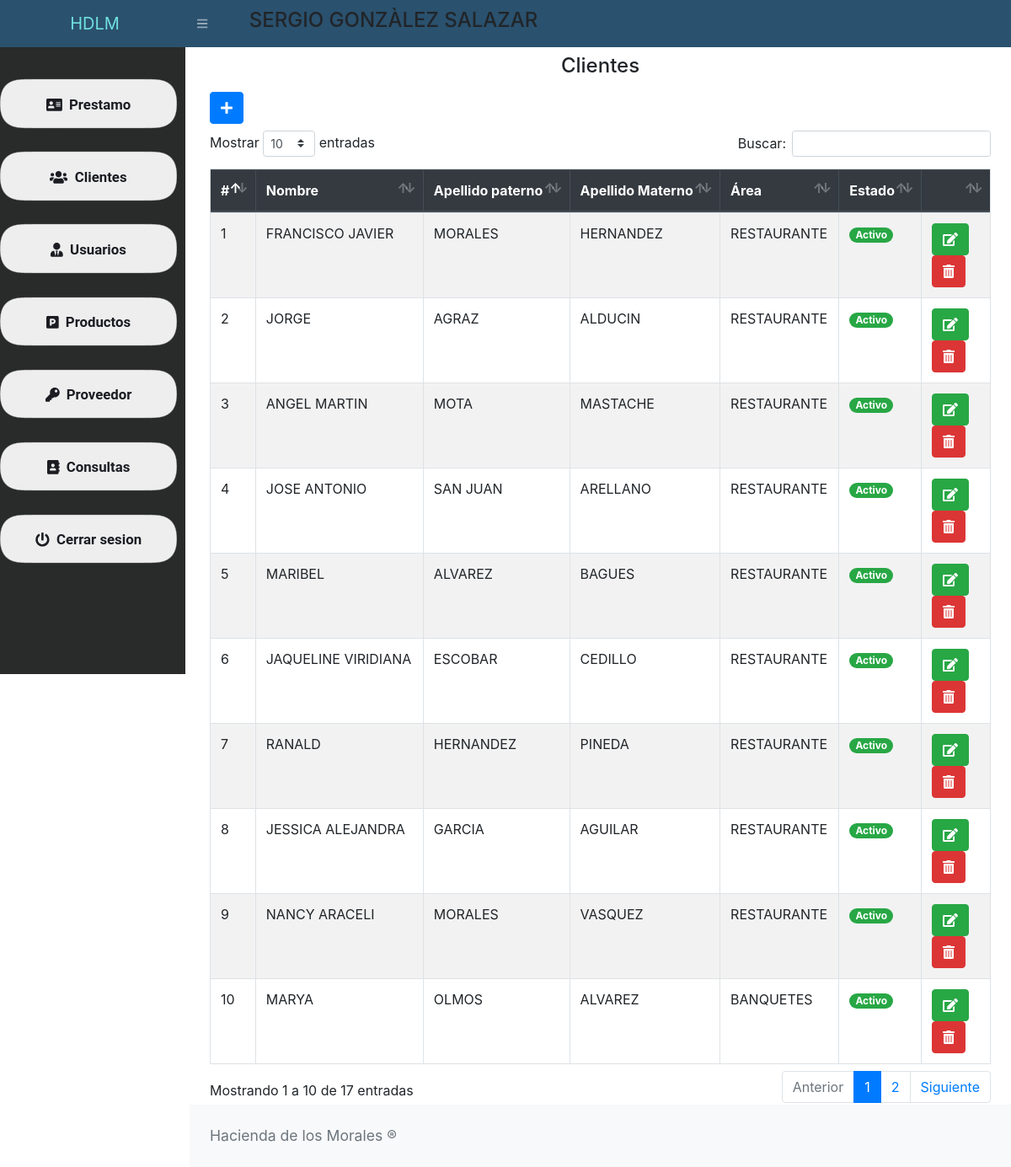
The app's page /src/clientes.php (signed in) with its own data.
### tables this page shows
CREATE TABLE cat_cliente(
id_cliente INT NOT NULL PRIMARY KEY AUTO_INCREMENT,
nombre CHAR(30) NOT NULL,
apellidoP CHAR(30) NOT NULL,
apellidoM CHAR(30) NOT NULL,
telefono BIGINT NOT NULL,
id_area INT NOT NULL,
estatus INT NOT NULL DEFAULT 1,
FOREIGN KEY (id_area) REFERENCES cat_area(id_area)
);

CREATE TABLE cat_area(
id_area INT NOT NULL PRIMARY KEY ,
descripcion VARCHAR(25)NOT NULL,
estatus INT NOT NULL);

### src/clientes.php (the view, shortened to what this page needs)
<?php include_once "includes/header.php";
?>
<div class="form-group">
            <h4 class="text-center">Clientes</h4>
        </div>
<button class="btn btn-primary mb-2" type="button" data-toggle="modal" data-target="#nuevo_cliente"><i class="fas fa-plus"></i></button>
<div class="table-responsive">
    <table class="table table-striped table-bordered" id="tbl">
        <thead class="thead-dark">
            <tr>
                <th>#</th>
                <th>Nombre</th>
                <th>Apellido paterno</th>
                <th>Apellido Materno</th>
                <th>Área</th>
                <th>Estado</th>
                <th></th>
            </tr>
        </thead>
        <tbody>
            <?php
            include "../conexion.php";
            $query = mysqli_query($conexion, "SELECT a.id_cliente, a.nombre, a.apellidoP,a.apellidoM, a.telefono, b.descripcion, a.estatus
            FROM cat_cliente a,
                 cat_area b
           WHERE a.id_area = b.id_area
           AND a.id_cliente = id_cliente");
            $result = mysqli_num_rows($query);
            if ($result > 0) {
                while ($data = mysqli_fetch_assoc($query)) {
                    if ($data['estatus'] == 1) {
                        $estado = '<span class="badge badge-pill badge-success">Activo</span>';
                    } else {
                        $estado = '<span class="badge badge-pill badge-danger">Inactivo</span>';
                    }
            ?>
                    <tr>
                        <td><?php echo $data['id_cliente']; ?></td>
                        <td><?php echo $data['nombre']; ?></td>
                        <td><?php echo $data['apellidoP']; ?></td>
                        <td><?php echo $data['apellidoM']; ?></td>
                        <td><?php echo $data['descripcion']; ?></td>
                        <td><?php echo $estado; ?></td>
                        <td>
                            <?php if ($data['estatus'] == 1) { ?>
                                <a href="editar_cliente.php?id=<?php echo $data['id_cliente']; ?>" class="btn btn-success"><i class='fas fa-edit'></i></a>
                                <form action="eliminar_cliente.php?id=<?php echo $data['id_cliente']; ?>" method="post" class="confirmar d-inline">
                                <button class="btn btn-danger" type="submit"><i class='fas fa-trash-alt'></i> </button>
                                </form>
                            <?php } ?>
                        </td>
                    </tr>
            <?php }
            } ?>
        </tbody>
    </table>
</div>
<?php include_once "includes/footer.php"; ?>

### src/includes/header.php (shortened to what this page needs)
<!DOCTYPE html>
<html lang="en">
<head>
    <link href="../assets/css/stYLE.css" rel="stylesheet" />
    <link href="../assets/css/dataTables.bootstrap4.min.css" rel="stylesheet" />
    <link rel="stylesheet" href="../assets/js/jquery-ui/jquery-ui.min.css">
</head>
<body class="sb-nav-fixed">
    <nav class="sb-topnav navbar navbar-expand navbar-dark bg-dark">
       <center> <a class="navbar-brand" href="index.php">HDLM   </a> </center>
        <button class="btn btn-link btn-sm order-1 order-lg-0" id="sidebarToggle" href="#"><i class="fas fa-bars"></i></button>
    &nbsp; &nbsp; &nbsp; &nbsp; &nbsp; <h4>     <?php echo $_SESSION['nombre'];?> <?php echo $_SESSION['apellidoP'];?> <?php echo $_SESSION['apellidoM'];?> </h4>
    </nav>
    <div id="layoutSidenav">
        <div id="layoutSidenav_nav">
            <nav class="sb-sidenav accordion sb-sidenav-dark" id="sidenavAccordion">
                <div class="sb-sidenav-menu">
                    <div class="nav">
<br>
<div  class="wrapper" >
    <a class="button" href="prestamo.php" color=green>
<i class="fas fa-regular fa-address-card"></i>&nbsp
Prestamo</a>
</div>
<div class="wrapper">
<a class="button"  href="clientes.php">
<i class="fas fa-solid fa-users"></i>&nbsp
Clientes</a>
</div>
<div class="wrapper">
<a class="button" href="usuarios.php">
<i class="fas fa-solid fa-user-tie"></i>&nbsp
    Usuarios</a>
</div>
<div class="wrapper">
<a class="button"href="productos.php">
<i class="fas fa-solid fa-parking"></i>&nbsp
Productos</a>
</div>
<div class="wrapper">
<a class="button" href="proveedor.php">
<i class="fas fa-key"></i>&nbsp
    Proveedor</a>
</div>
<div class="wrapper">
<a class="button" href="consultas.php">
<i class="fas fa-address-book"></i>&nbsp
    Consultas</a>
</div>
<div class="wrapper">
<a class="button" href="salir.php">
<i class="fas fa-solid fa-power-off"></i>&nbsp
    Cerrar sesion</a>
</div>
                </div>
            </nav>
        </div>
        <div id="layoutSidenav_content">
            <main>
                <div class="container-fluid mt-2">

### src/includes/footer.php (shortened to what this page needs)
</div>
</main>
<footer class="py-4 bg-light mt-auto">
    <div class="container-fluid">
        <div class="d-flex align-items-center justify-content-between small">
            <div class="text-muted">Hacienda de los Morales ®</div>
        </div>
    </div>
</footer>
</div>
</div>
</body>
</html>

### records on screen
cat_cliente: id_cliente "1", nombre "FRANCISCO JAVIER", apellidoP "MORALES", apellidoM "HERNANDEZ", id_area.descripcion "RESTAURANTE", estatus "Activo"
cat_cliente: id_cliente "2", nombre "JORGE", apellidoP "AGRAZ", apellidoM "ALDUCIN", id_area.descripcion "RESTAURANTE", estatus "Activo"
cat_cliente: id_cliente "3", nombre "ANGEL MARTIN", apellidoP "MOTA", apellidoM "MASTACHE", id_area.descripcion "RESTAURANTE", estatus "Activo"
cat_cliente: id_cliente "4", nombre "JOSE ANTONIO", apellidoP "SAN JUAN", apellidoM "ARELLANO", id_area.descripcion "RESTAURANTE", estatus "Activo"
cat_cliente: id_cliente "5", nombre "MARIBEL", apellidoP "ALVAREZ", apellidoM "BAGUES", id_area.descripcion "RESTAURANTE", estatus "Activo"
cat_cliente: id_cliente "6", nombre "JAQUELINE VIRIDIANA", apellidoP "ESCOBAR", apellidoM "CEDILLO", id_area.descripcion "RESTAURANTE", estatus "Activo"
cat_cliente: id_cliente "7", nombre "RANALD", apellidoP "HERNANDEZ", apellidoM "PINEDA", id_area.descripcion "RESTAURANTE", estatus "Activo"
cat_cliente: id_cliente "8", nombre "JESSICA ALEJANDRA", apellidoP "GARCIA", apellidoM "AGUILAR", id_area.descripcion "RESTAURANTE", estatus "Activo"
cat_cliente: id_cliente "9", nombre "NANCY ARACELI", apellidoP "MORALES", apellidoM "VASQUEZ", id_area.descripcion "RESTAURANTE", estatus "Activo"
cat_cliente: id_cliente "10", nombre "MARYA", apellidoP "OLMOS", apellidoM "ALVAREZ", id_area.descripcion "BANQUETES", estatus "Activo"

### other values on screen
$_SESSION['nombre'] "SERGIO"
$_SESSION['apellidoP'] "GONZÀLEZ"
$_SESSION['apellidoM'] "SALAZAR"
